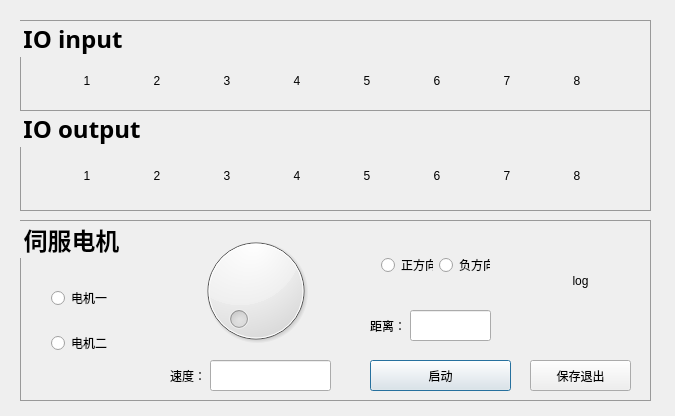
<?xml version="1.0" encoding="UTF-8"?>
<ui version="4.0">
 <class>SetMotion</class>
 <widget class="QDialog" name="SetMotion">
  <property name="geometry">
   <rect>
    <x>0</x>
    <y>0</y>
    <width>675</width>
    <height>416</height>
   </rect>
  </property>
  <property name="font">
   <font>
    <family>Adobe 楷体 Std R</family>
    <pointsize>18</pointsize>
    <weight>75</weight>
    <bold>true</bold>
   </font>
  </property>
  <property name="windowTitle">
   <string>SetMotion</string>
  </property>
  <property name="styleSheet">
   <string notr="true">QToolButton{border-style: flat;}</string>
  </property>
  <widget class="QGroupBox" name="groupBox">
   <property name="geometry">
    <rect>
     <x>20</x>
     <y>20</y>
     <width>631</width>
     <height>91</height>
    </rect>
   </property>
   <property name="font">
    <font>
     <family>Adobe 楷体 Std R</family>
     <pointsize>18</pointsize>
     <weight>75</weight>
     <bold>true</bold>
    </font>
   </property>
   <property name="styleSheet">
    <string notr="true">QGroupBox{
border:1px solid#999999;
border -radius:15px; 

}</string>
   </property>
   <property name="title">
    <string>IO input</string>
   </property>
   <widget class="QWidget" name="horizontalLayoutWidget_4">
    <property name="geometry">
     <rect>
      <x>0</x>
      <y>30</y>
      <width>631</width>
      <height>61</height>
     </rect>
    </property>
    <layout class="QHBoxLayout" name="horizontalLayout_4">
     <item>
      <widget class="QToolButton" name="toolButton_in1">
       <property name="styleSheet">
        <string notr="true">border-style: flat;</string>
       </property>
       <property name="text">
        <string>1</string>
       </property>
       <property name="icon">
        <iconset resource="CameraDtecte1.qrc">
         <normaloff>:/CameraDtecte1/Resources/red.png</normaloff>:/CameraDtecte1/Resources/red.png</iconset>
       </property>
       <property name="iconSize">
        <size>
         <width>40</width>
         <height>40</height>
        </size>
       </property>
       <property name="toolButtonStyle">
        <enum>Qt::ToolButtonTextUnderIcon</enum>
       </property>
      </widget>
     </item>
     <item>
      <widget class="QToolButton" name="toolButton_in2">
       <property name="styleSheet">
        <string notr="true">border-style: flat;</string>
       </property>
       <property name="text">
        <string>2</string>
       </property>
       <property name="icon">
        <iconset resource="CameraDtecte1.qrc">
         <normaloff>:/CameraDtecte1/Resources/green.jpg</normaloff>:/CameraDtecte1/Resources/green.jpg</iconset>
       </property>
       <property name="iconSize">
        <size>
         <width>40</width>
         <height>40</height>
        </size>
       </property>
       <property name="toolButtonStyle">
        <enum>Qt::ToolButtonTextUnderIcon</enum>
       </property>
      </widget>
     </item>
     <item>
      <widget class="QToolButton" name="toolButton_in3">
       <property name="styleSheet">
        <string notr="true">border-style: flat;</string>
       </property>
       <property name="text">
        <string>3</string>
       </property>
       <property name="icon">
        <iconset resource="CameraDtecte1.qrc">
         <normaloff>:/CameraDtecte1/Resources/red.png</normaloff>:/CameraDtecte1/Resources/red.png</iconset>
       </property>
       <property name="iconSize">
        <size>
         <width>40</width>
         <height>40</height>
        </size>
       </property>
       <property name="toolButtonStyle">
        <enum>Qt::ToolButtonTextUnderIcon</enum>
       </property>
      </widget>
     </item>
     <item>
      <widget class="QToolButton" name="toolButton_in4">
       <property name="styleSheet">
        <string notr="true">border-style: flat;</string>
       </property>
       <property name="text">
        <string>4</string>
       </property>
       <property name="icon">
        <iconset resource="CameraDtecte1.qrc">
         <normaloff>:/CameraDtecte1/Resources/red.png</normaloff>:/CameraDtecte1/Resources/red.png</iconset>
       </property>
       <property name="iconSize">
        <size>
         <width>40</width>
         <height>40</height>
        </size>
       </property>
       <property name="toolButtonStyle">
        <enum>Qt::ToolButtonTextUnderIcon</enum>
       </property>
      </widget>
     </item>
     <item>
      <widget class="QToolButton" name="toolButton_14">
       <property name="styleSheet">
        <string notr="true">border-style: flat;</string>
       </property>
       <property name="text">
        <string>5</string>
       </property>
       <property name="icon">
        <iconset resource="CameraDtecte1.qrc">
         <normaloff>:/CameraDtecte1/Resources/red.png</normaloff>:/CameraDtecte1/Resources/red.png</iconset>
       </property>
       <property name="iconSize">
        <size>
         <width>40</width>
         <height>40</height>
        </size>
       </property>
       <property name="toolButtonStyle">
        <enum>Qt::ToolButtonTextUnderIcon</enum>
       </property>
      </widget>
     </item>
     <item>
      <widget class="QToolButton" name="toolButton_15">
       <property name="styleSheet">
        <string notr="true">border-style: flat;</string>
       </property>
       <property name="text">
        <string>6</string>
       </property>
       <property name="icon">
        <iconset resource="CameraDtecte1.qrc">
         <normaloff>:/CameraDtecte1/Resources/red.png</normaloff>:/CameraDtecte1/Resources/red.png</iconset>
       </property>
       <property name="iconSize">
        <size>
         <width>40</width>
         <height>40</height>
        </size>
       </property>
       <property name="toolButtonStyle">
        <enum>Qt::ToolButtonTextUnderIcon</enum>
       </property>
      </widget>
     </item>
     <item>
      <widget class="QToolButton" name="toolButton_16">
       <property name="styleSheet">
        <string notr="true">border-style: flat;</string>
       </property>
       <property name="text">
        <string>7</string>
       </property>
       <property name="icon">
        <iconset resource="CameraDtecte1.qrc">
         <normaloff>:/CameraDtecte1/Resources/red.png</normaloff>:/CameraDtecte1/Resources/red.png</iconset>
       </property>
       <property name="iconSize">
        <size>
         <width>40</width>
         <height>40</height>
        </size>
       </property>
       <property name="toolButtonStyle">
        <enum>Qt::ToolButtonTextUnderIcon</enum>
       </property>
      </widget>
     </item>
     <item>
      <widget class="QToolButton" name="toolButton_17">
       <property name="styleSheet">
        <string notr="true">border-style: flat;</string>
       </property>
       <property name="text">
        <string>8</string>
       </property>
       <property name="icon">
        <iconset resource="CameraDtecte1.qrc">
         <normaloff>:/CameraDtecte1/Resources/red.png</normaloff>:/CameraDtecte1/Resources/red.png</iconset>
       </property>
       <property name="iconSize">
        <size>
         <width>40</width>
         <height>40</height>
        </size>
       </property>
       <property name="toolButtonStyle">
        <enum>Qt::ToolButtonTextUnderIcon</enum>
       </property>
      </widget>
     </item>
    </layout>
   </widget>
  </widget>
  <widget class="QGroupBox" name="groupBox_2">
   <property name="geometry">
    <rect>
     <x>20</x>
     <y>220</y>
     <width>631</width>
     <height>181</height>
    </rect>
   </property>
   <property name="font">
    <font>
     <family>Adobe 楷体 Std R</family>
     <pointsize>18</pointsize>
     <weight>75</weight>
     <bold>true</bold>
    </font>
   </property>
   <property name="styleSheet">
    <string notr="true">QGroupBox{
border:1px solid#999999;
border -radius:15px; 

}</string>
   </property>
   <property name="title">
    <string>伺服电机</string>
   </property>
   <widget class="QDial" name="dial">
    <property name="geometry">
     <rect>
      <x>160</x>
      <y>10</y>
      <width>151</width>
      <height>121</height>
     </rect>
    </property>
   </widget>
   <widget class="QWidget" name="verticalLayoutWidget">
    <property name="geometry">
     <rect>
      <x>20</x>
      <y>40</y>
      <width>91</width>
      <height>121</height>
     </rect>
    </property>
    <layout class="QVBoxLayout" name="verticalLayout">
     <item>
      <widget class="QRadioButton" name="radioButton_1">
       <property name="text">
        <string>电机一</string>
       </property>
      </widget>
     </item>
     <item>
      <widget class="QRadioButton" name="radioButton_2">
       <property name="text">
        <string>电机二</string>
       </property>
      </widget>
     </item>
    </layout>
   </widget>
   <widget class="QLabel" name="label">
    <property name="geometry">
     <rect>
      <x>150</x>
      <y>140</y>
      <width>41</width>
      <height>31</height>
     </rect>
    </property>
    <property name="text">
     <string>速度：</string>
    </property>
   </widget>
   <widget class="QLineEdit" name="lineEdit">
    <property name="geometry">
     <rect>
      <x>190</x>
      <y>140</y>
      <width>121</width>
      <height>31</height>
     </rect>
    </property>
   </widget>
   <widget class="QPushButton" name="pushButton">
    <property name="geometry">
     <rect>
      <x>350</x>
      <y>140</y>
      <width>141</width>
      <height>31</height>
     </rect>
    </property>
    <property name="text">
     <string>启动</string>
    </property>
   </widget>
   <widget class="QWidget" name="horizontalLayoutWidget">
    <property name="geometry">
     <rect>
      <x>350</x>
      <y>20</y>
      <width>131</width>
      <height>51</height>
     </rect>
    </property>
    <layout class="QHBoxLayout" name="horizontalLayout">
     <item>
      <widget class="QRadioButton" name="radioButtonplus">
       <property name="text">
        <string>正方向</string>
       </property>
      </widget>
     </item>
     <item>
      <widget class="QRadioButton" name="radioButtondiv">
       <property name="text">
        <string>负方向</string>
       </property>
      </widget>
     </item>
    </layout>
   </widget>
   <widget class="QLabel" name="label_3">
    <property name="geometry">
     <rect>
      <x>350</x>
      <y>90</y>
      <width>41</width>
      <height>31</height>
     </rect>
    </property>
    <property name="text">
     <string>距离：</string>
    </property>
   </widget>
   <widget class="QLineEdit" name="lineEdit_3">
    <property name="geometry">
     <rect>
      <x>390</x>
      <y>90</y>
      <width>81</width>
      <height>31</height>
     </rect>
    </property>
   </widget>
   <widget class="QToolButton" name="toolButton">
    <property name="geometry">
     <rect>
      <x>510</x>
      <y>10</y>
      <width>101</width>
      <height>101</height>
     </rect>
    </property>
    <property name="text">
     <string>log</string>
    </property>
    <property name="icon">
     <iconset resource="CameraDtecte1.qrc">
      <normaloff>:/CameraDtecte1/Resources/公司LOG.jpg</normaloff>:/CameraDtecte1/Resources/公司LOG.jpg</iconset>
    </property>
    <property name="iconSize">
     <size>
      <width>160</width>
      <height>160</height>
     </size>
    </property>
    <property name="toolButtonStyle">
     <enum>Qt::ToolButtonTextUnderIcon</enum>
    </property>
    <property name="autoRaise">
     <bool>false</bool>
    </property>
   </widget>
   <widget class="QPushButton" name="pushButton_2">
    <property name="geometry">
     <rect>
      <x>510</x>
      <y>140</y>
      <width>101</width>
      <height>31</height>
     </rect>
    </property>
    <property name="text">
     <string>保存退出</string>
    </property>
   </widget>
  </widget>
  <widget class="QGroupBox" name="groupBox_3">
   <property name="geometry">
    <rect>
     <x>20</x>
     <y>110</y>
     <width>631</width>
     <height>101</height>
    </rect>
   </property>
   <property name="font">
    <font>
     <family>Adobe 楷体 Std R</family>
     <pointsize>18</pointsize>
     <weight>75</weight>
     <bold>true</bold>
    </font>
   </property>
   <property name="styleSheet">
    <string notr="true">QGroupBox{
border:1px solid#999999;
border -radius:15px; 

}</string>
   </property>
   <property name="title">
    <string>IO output</string>
   </property>
   <widget class="QWidget" name="horizontalLayoutWidget_3">
    <property name="geometry">
     <rect>
      <x>0</x>
      <y>30</y>
      <width>631</width>
      <height>71</height>
     </rect>
    </property>
    <layout class="QHBoxLayout" name="horizontalLayout_3">
     <item>
      <widget class="QToolButton" name="toolButton_out1">
       <property name="styleSheet">
        <string notr="true">border-style: flat;</string>
       </property>
       <property name="text">
        <string>1</string>
       </property>
       <property name="icon">
        <iconset resource="CameraDtecte1.qrc">
         <normaloff>:/CameraDtecte1/Resources/red.png</normaloff>:/CameraDtecte1/Resources/red.png</iconset>
       </property>
       <property name="iconSize">
        <size>
         <width>40</width>
         <height>40</height>
        </size>
       </property>
       <property name="toolButtonStyle">
        <enum>Qt::ToolButtonTextUnderIcon</enum>
       </property>
      </widget>
     </item>
     <item>
      <widget class="QToolButton" name="toolButton_out2">
       <property name="styleSheet">
        <string notr="true">border-style: flat;</string>
       </property>
       <property name="text">
        <string>2</string>
       </property>
       <property name="icon">
        <iconset resource="CameraDtecte1.qrc">
         <normaloff>:/CameraDtecte1/Resources/green.jpg</normaloff>:/CameraDtecte1/Resources/green.jpg</iconset>
       </property>
       <property name="iconSize">
        <size>
         <width>40</width>
         <height>40</height>
        </size>
       </property>
       <property name="toolButtonStyle">
        <enum>Qt::ToolButtonTextUnderIcon</enum>
       </property>
      </widget>
     </item>
     <item>
      <widget class="QToolButton" name="toolButton_out3">
       <property name="styleSheet">
        <string notr="true">border-style: flat;</string>
       </property>
       <property name="text">
        <string>3</string>
       </property>
       <property name="icon">
        <iconset resource="CameraDtecte1.qrc">
         <normaloff>:/CameraDtecte1/Resources/red.png</normaloff>:/CameraDtecte1/Resources/red.png</iconset>
       </property>
       <property name="iconSize">
        <size>
         <width>40</width>
         <height>40</height>
        </size>
       </property>
       <property name="toolButtonStyle">
        <enum>Qt::ToolButtonTextUnderIcon</enum>
       </property>
      </widget>
     </item>
     <item>
      <widget class="QToolButton" name="toolButton_out4">
       <property name="styleSheet">
        <string notr="true">border-style: flat;</string>
       </property>
       <property name="text">
        <string>4</string>
       </property>
       <property name="icon">
        <iconset resource="CameraDtecte1.qrc">
         <normaloff>:/CameraDtecte1/Resources/red.png</normaloff>:/CameraDtecte1/Resources/red.png</iconset>
       </property>
       <property name="iconSize">
        <size>
         <width>40</width>
         <height>40</height>
        </size>
       </property>
       <property name="toolButtonStyle">
        <enum>Qt::ToolButtonTextUnderIcon</enum>
       </property>
      </widget>
     </item>
     <item>
      <widget class="QToolButton" name="toolButton_out5">
       <property name="styleSheet">
        <string notr="true">border-style: flat;</string>
       </property>
       <property name="text">
        <string>5</string>
       </property>
       <property name="icon">
        <iconset resource="CameraDtecte1.qrc">
         <normaloff>:/CameraDtecte1/Resources/red.png</normaloff>:/CameraDtecte1/Resources/red.png</iconset>
       </property>
       <property name="iconSize">
        <size>
         <width>40</width>
         <height>40</height>
        </size>
       </property>
       <property name="toolButtonStyle">
        <enum>Qt::ToolButtonTextUnderIcon</enum>
       </property>
      </widget>
     </item>
     <item>
      <widget class="QToolButton" name="toolButton_9">
       <property name="styleSheet">
        <string notr="true">border-style: flat;</string>
       </property>
       <property name="text">
        <string>6</string>
       </property>
       <property name="icon">
        <iconset resource="CameraDtecte1.qrc">
         <normaloff>:/CameraDtecte1/Resources/red.png</normaloff>:/CameraDtecte1/Resources/red.png</iconset>
       </property>
       <property name="iconSize">
        <size>
         <width>40</width>
         <height>40</height>
        </size>
       </property>
       <property name="toolButtonStyle">
        <enum>Qt::ToolButtonTextUnderIcon</enum>
       </property>
      </widget>
     </item>
     <item>
      <widget class="QToolButton" name="toolButton_7">
       <property name="styleSheet">
        <string notr="true">border-style: flat;</string>
       </property>
       <property name="text">
        <string>7</string>
       </property>
       <property name="icon">
        <iconset resource="CameraDtecte1.qrc">
         <normaloff>:/CameraDtecte1/Resources/red.png</normaloff>:/CameraDtecte1/Resources/red.png</iconset>
       </property>
       <property name="iconSize">
        <size>
         <width>40</width>
         <height>40</height>
        </size>
       </property>
       <property name="toolButtonStyle">
        <enum>Qt::ToolButtonTextUnderIcon</enum>
       </property>
      </widget>
     </item>
     <item>
      <widget class="QToolButton" name="toolButton_5">
       <property name="styleSheet">
        <string notr="true">border-style: flat;</string>
       </property>
       <property name="text">
        <string>8</string>
       </property>
       <property name="icon">
        <iconset resource="CameraDtecte1.qrc">
         <normaloff>:/CameraDtecte1/Resources/red.png</normaloff>:/CameraDtecte1/Resources/red.png</iconset>
       </property>
       <property name="iconSize">
        <size>
         <width>40</width>
         <height>40</height>
        </size>
       </property>
       <property name="toolButtonStyle">
        <enum>Qt::ToolButtonTextUnderIcon</enum>
       </property>
      </widget>
     </item>
    </layout>
   </widget>
  </widget>
 </widget>
 <layoutdefault spacing="6" margin="11"/>
 <resources>
  <include location="CameraDtecte1.qrc"/>
 </resources>
 <connections>
  <connection>
   <sender>toolButton_out1</sender>
   <signal>clicked()</signal>
   <receiver>SetMotion</receiver>
   <slot>changestate()</slot>
   <hints>
    <hint type="sourcelabel">
     <x>79</x>
     <y>165</y>
    </hint>
    <hint type="destinationlabel">
     <x>11</x>
     <y>125</y>
    </hint>
   </hints>
  </connection>
  <connection>
   <sender>toolButton_out2</sender>
   <signal>clicked()</signal>
   <receiver>SetMotion</receiver>
   <slot>changestate()</slot>
   <hints>
    <hint type="sourcelabel">
     <x>135</x>
     <y>148</y>
    </hint>
    <hint type="destinationlabel">
     <x>4</x>
     <y>151</y>
    </hint>
   </hints>
  </connection>
  <connection>
   <sender>toolButton_out3</sender>
   <signal>clicked()</signal>
   <receiver>SetMotion</receiver>
   <slot>changestate()</slot>
   <hints>
    <hint type="sourcelabel">
     <x>220</x>
     <y>159</y>
    </hint>
    <hint type="destinationlabel">
     <x>6</x>
     <y>180</y>
    </hint>
   </hints>
  </connection>
  <connection>
   <sender>toolButton_out4</sender>
   <signal>clicked()</signal>
   <receiver>SetMotion</receiver>
   <slot>changestate()</slot>
   <hints>
    <hint type="sourcelabel">
     <x>290</x>
     <y>158</y>
    </hint>
    <hint type="destinationlabel">
     <x>5</x>
     <y>210</y>
    </hint>
   </hints>
  </connection>
  <connection>
   <sender>radioButton_1</sender>
   <signal>toggled(bool)</signal>
   <receiver>SetMotion</receiver>
   <slot>getmachinery(bool)</slot>
   <hints>
    <hint type="sourcelabel">
     <x>41</x>
     <y>299</y>
    </hint>
    <hint type="destinationlabel">
     <x>8</x>
     <y>291</y>
    </hint>
   </hints>
  </connection>
  <connection>
   <sender>radioButton_2</sender>
   <signal>toggled(bool)</signal>
   <receiver>SetMotion</receiver>
   <slot>getmachinery(bool)</slot>
   <hints>
    <hint type="sourcelabel">
     <x>55</x>
     <y>349</y>
    </hint>
    <hint type="destinationlabel">
     <x>-9</x>
     <y>344</y>
    </hint>
   </hints>
  </connection>
  <connection>
   <sender>dial</sender>
   <signal>valueChanged(int)</signal>
   <receiver>SetMotion</receiver>
   <slot>getspeed()</slot>
   <hints>
    <hint type="sourcelabel">
     <x>238</x>
     <y>284</y>
    </hint>
    <hint type="destinationlabel">
     <x>6</x>
     <y>246</y>
    </hint>
   </hints>
  </connection>
  <connection>
   <sender>pushButton</sender>
   <signal>clicked()</signal>
   <receiver>SetMotion</receiver>
   <slot>startmotion()</slot>
   <hints>
    <hint type="sourcelabel">
     <x>383</x>
     <y>377</y>
    </hint>
    <hint type="destinationlabel">
     <x>475</x>
     <y>409</y>
    </hint>
   </hints>
  </connection>
  <connection>
   <sender>pushButton_2</sender>
   <signal>clicked()</signal>
   <receiver>SetMotion</receiver>
   <slot>savequit()</slot>
   <hints>
    <hint type="sourcelabel">
     <x>540</x>
     <y>368</y>
    </hint>
    <hint type="destinationlabel">
     <x>522</x>
     <y>401</y>
    </hint>
   </hints>
  </connection>
 </connections>
 <slots>
  <slot>changestate()</slot>
  <slot>getmachinery(bool)</slot>
  <slot>getspeed()</slot>
  <slot>startmotion()</slot>
  <slot>savequit()</slot>
 </slots>
</ui>
